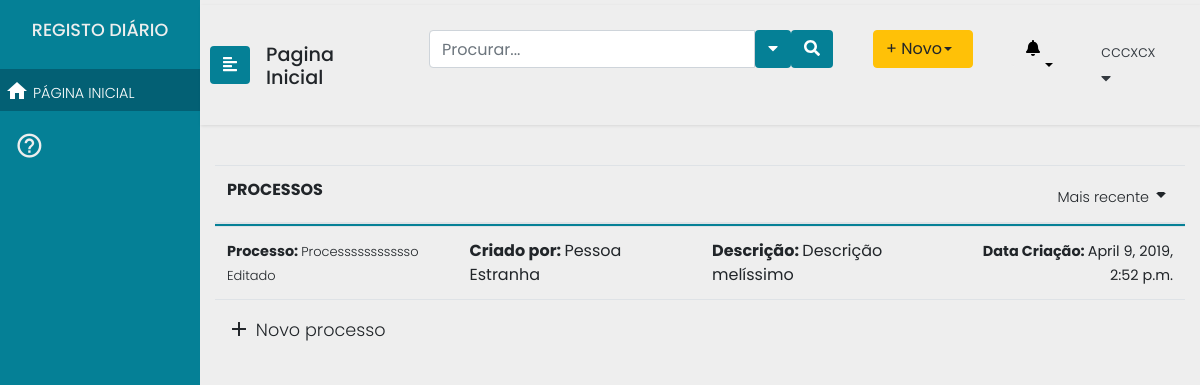
Page /processos (signed in) on the committed database.
### main/models.py (models this page shows, shortened)
class User(AbstractUser):
    id = models.AutoField(db_column='ID',primary_key=True)
    username = models.CharField(db_column='UserName',
                                max_length=255,
                                unique=True,
                                blank=True,
                                null=True)
    useremail = models.CharField(db_column='UserEmail',
                                 max_length=255,
                                 blank=True,
                                 null=True)
    password = models.CharField(db_column='Password',
                                max_length=255,
                                blank=True,null=True)
    organization = models.ForeignKey(Organization, null=True, on_delete=models.SET_NULL)
    class Meta:
        managed = True
        db_table = 'User'
        permissions = (
            ("test_GProc", "Teste de permissao geral Gestor de Processos"),
            ("test_Analist", "Teste de permissao geral Analista"),
            ("test_Func", "Teste de permissao geral Funcionário"),
            ("test_Admin", "Teste de permissao geral Administrador"),)

class Process(models.Model):
        process_name = models.CharField(max_length=200)
        user = models.ForeignKey(User,null=True,on_delete=models.SET_NULL)
        creation_date = models.DateTimeField("date created", default=django.utils.timezone.now())
        description = models.TextField(max_length=200)

### main/views.py (the view)
# urls.py: path("processos", views.processos, name="processos"),
@login_required(login_url='/login2')
def processos(request):
	return render(request=request,
				  template_name="main/processos.html",
				   context={"procs": Process.objects.all(), "acts": Activity.objects.all()})

### main/templates/main/processos.html (shortened to what this page needs)
<!DOCTYPE html>
<html>
	<head>
        {% load static %}
		<link rel="stylesheet" href="https://stackpath.bootstrapcdn.com/bootstrap/4.1.0/css/bootstrap.min.css">
        <link href="{% static 'main/css/menu.css' %}" rel="stylesheet">
	</head>
	<body>
		<div class="wrapper">
			<nav id="sidebar" class="navbar-info" style="background:#058096;">
				<div class="sidebar-header" style="background:#058096;">
					<h4>REGISTO DIÁRIO</h4>
				</div>
				<ul class="list-unstyled components">
					<li class="active">
						<a href=""><i class="material-icons">home</i> PÁGINA INICIAL</a>
					</li>
				</ul>
				<div class="CTAs">
                    <a href="#"><i class="material-icons">help_outline</i></a>
				</div>
			</nav>
			<div id="content">
				<nav class="navbar navbar-expand-lg navbar-light">
					<button type="button" id="sidebarCollapse" class="btn text-white" style="background:#058096;">
                        <i class="fas fa-align-left"></i>
					</button>
					<div class="navegation">
						<h3 style="margin-top:10px;">Pagina Inicial</h3>
					</div>
					<div class="collapse navbar-collapse" id="navbarTogglerDemo03">
						<ul class="navbar-nav ml-auto mt-2 mt-lg-0">
							<li class="sidebar-search nav-item active">
								<form class="form-inline input-group  custom-search-form">
									<input type="text"  class="form-control" placeholder="Procurar...">
									<button class="btn btn-default text-white" type="button"  data-toggle="dropdown" aria-haspopup="true" aria-expanded="false">
										<i class="fa fa-caret-down"></i>
									</button>
									<span class="input-group-btn">
										<button class="btn btn-default text-white">
											<i class="fa fa-search"></i>
										</button>
									</span>
								</form>
							</li>
							<li class="nav-item">
								<div class="btn-group">
									<button type="button" class="btn btn-warning dropdown-toggle text-left" style="width:100px;" data-toggle="dropdown" aria-haspopup="true" aria-expanded="false">+ Novo </button>
								</div>
							</li>
							<li class="dropdown for-notification">
								<button class="btn btn-default dropdown-toggle notification" type="button" id="notification" data-toggle="dropdown" aria-haspopup="true" aria-expanded="false">
									<i class="fa fa-bell"></i>
								</button>
							</li>
							<li class="nav-item dropdown">
								<a class="nav-link text-left text-dark" style="font-size:1em;" data-toggle="dropdown" href="#" role="button" aria-haspopup="true" aria-expanded="false">{{user.username}}<i class="fa fa-caret-down"></i></a>
							</li>
						</ul>
					</div>
				</nav>
				<div class="container">
					<table class="table table-hover header-fixed">
						<thead>
							<tr class="d-flex">
								<th class="col-9">PROCESSOS</th>
								<th class="col-3 text-right">
									<a class="dropdown-toggle" id="sidebarCollapse" data-toggle="dropdown" href="#" role="button" aria-haspopup="true" aria-expanded="false"><span>Mais recente</span><i class="material-icons">arrow_drop_down</i></a>
								</th>
							</tr>
						</thead>
						<tbody>
								{% for proc in procs %}
								<tr class="d-flex">
										<td class="col-3"><span><b>Processo: </b><a href="#">{{proc.process_name}} </a></span></td>
										<td class="col-3"><b>Criado por: </b> {{proc.user.username}} </td>
										<td class="col-3"><b>Descrição: </b>{{proc.description}}</span></td>
										<td class="col-3 text-right"><span><b>Data Criação: </b>{{proc.creation_date}}</span></td>
									</tr>
									{% endfor %}
							<tr class="d-flex">
								<td class="col-9"><b><a href="#" class="novo"><i class="material-icons">add</i> Novo processo</a></b></td>
								<td class="col-3 text-right"></td>
							</tr>
						</tbody>
					</table>
            </div>
		</div>
	</body>
</html>

### main/static/main/css/menu.css (style rules this page uses)
body { font-family: 'Poppins', sans-serif; background: #eee; }
h3 { font-family: 'Poppins', sans-serif; font-size: 1.2em; }
h4 { font-family: 'Poppins', sans-serif; font-size: 1.1em; }
p,a { font-family: 'Poppins', sans-serif; font-size: 0.9em; font-weight: 300; line-height: 1.7em; color: #999; }
a,a:hover,a:focus { color: inherit; text-decoration: none; transition: all 0.3s; }
.navbar { padding: 15px 10px; border: none; border-radius: 0; margin-bottom: 40px; box-shadow: 1px 1px 3px rgba(0, 0, 0, 0.1); }
.wrapper { display: flex; width: 100%; align-items: stretch; }
#sidebar { min-width: 200px; max-width: 200px; color: #eeeeee; transition: all 0.3s; }
#sidebar .sidebar-header { padding: 20px 0px 20px 0px; text-align: center; background: #000; }
#sidebar ul.components { padding: 0px 0px 0px 0px; }
a i { position: relative; top: 5px; font-size: 0.9em; }
#sidebar ul li a { padding: 5px; font-size: 0.9em; display: block; }
#sidebar ul li.active>a { color: #fff; background: #036074; }
.dropdown-toggle::after { display: block; position: absolute; top: 50%; right: 20px; transform: translateY(-50%); }
.CTAs { padding:0px 0px 0px 0px; }
.CTAs a { bottom:10px; display: block; border-radius: 5px; margin-left: 15px; }
.CTAs a i { font-size:2em; }
.collapse ul li { padding:10px 20px 10px 20px; }
#content { width: 100vw; padding: 5px 0px 5px 0px; min-height: 100vh; transition: all 0.3s; }
thead > tr { border-bottom: 2px solid #058096; }
td span { font-size:0.9em; }
.novo { font-size:1.1em; }
form button { background:#058096; }
.header-fixed { width: 100%; }
.header-fixed > thead, .header-fixed > tbody, .header-fixed > thead > tr, .header-fixed > tbody > tr, .header-fixed > thead > tr > th, .header-fixed > tbody > tr > td { display: block; }
.header-fixed > tbody > tr:after, .header-fixed > thead > tr:after { content: ' '; display: block; visibility: hidden; clear: both; }
.header-fixed > tbody { overflow-y: auto; height: 30vh; }
.header-fixed > tbody > tr > td, .header-fixed > thead > tr > th { width: 20%; float: left; }
.notification { background:#EEEEEE; }
.navegation { padding: 0px 1em; }

### rows in the picture
User: username "cccxcx"
Process: process_name "Processssssssssso Editado", user.username "Pessoa Estranha", description "Descrição melíssimo", creation_date "April 9, 2019, 2:52 p.m."
